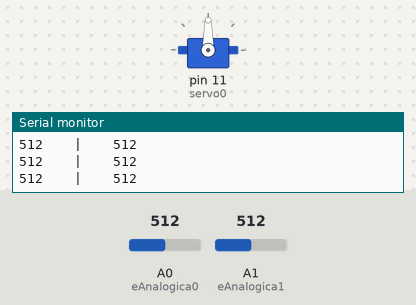
The sketch below on a simulated Arduino Uno, built with avr-gcc and run on an emulated ATmega328P. On the bench: servo, the last lines printed to the serial monitor. The inputs (shaded band) are chosen by the test bench; at power-on: A0 (eAnalogica0) = 512, A1 (eAnalogica1) = 512.

Above: at 1.2 s.
1.3 s: A0 (eAnalogica0) set to 0
At 2.1 s:
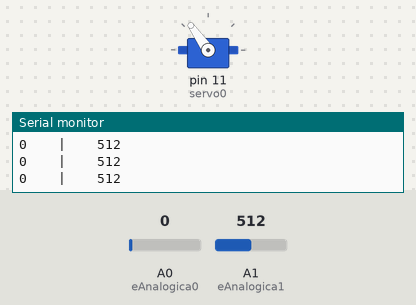
2.8 s: A0 (eAnalogica0) set to 716
At 3.3 s:
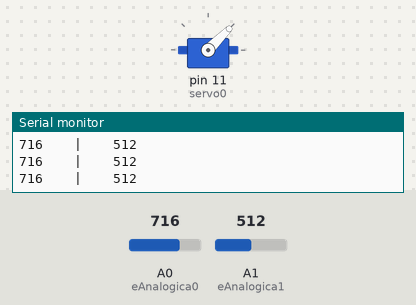
4.3 s: A0 (eAnalogica0) set to 511
At 5.7 s:
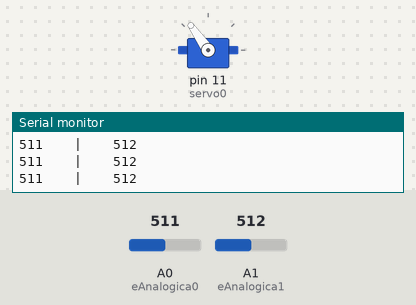
7.3 s: A0 (eAnalogica0) set to 900
At 8.5 s:
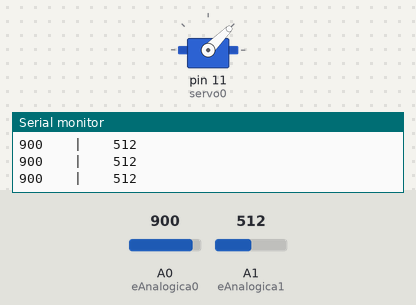
8.8 s: A1 (eAnalogica1) set to 1023
At 10.0 s:
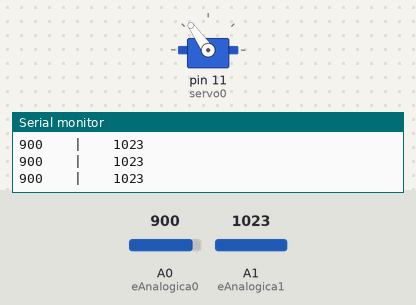
Timing chart, 0 to 11.8 s (numbered marks = the images above; inputs shaded):
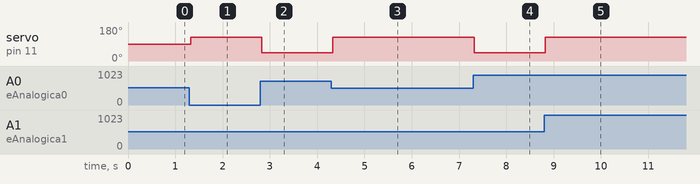

The sketch:

Seguidordeluz.ino
```cpp
#include <Servo.h>
Servo servo0;

const int eAnalogica0 = A0;
const int eAnalogica1 = A1;

int lectA0 = 0;
int lectA1 = 0;

void setup()
{
  Serial.begin(9600);
  servo0.attach(11);
}

void loop()
{
 lectA0 = analogRead(eAnalogica0);
 lectA1 = analogRead(eAnalogica1);

  Serial.print(lectA0);
  Serial.print("    |    ");
  Serial.println(lectA1);

  if(lectA0>lectA1){
    servo0.write(45);
  }
  else if(lectA1>lectA0){
    servo0.write(125);
  }
  else if(lectA0 == lectA1){
    servo0.write(90);
  }

}
```

Measured:
- after the input at 1.3 s, servo on pin 11 (servo0): 90° → 125° at once
- after the input at 2.8 s, servo on pin 11 (servo0): 125° → 45° at once
- after the input at 4.3 s, servo on pin 11 (servo0): 45° → 125° at once
- after the input at 7.3 s, servo on pin 11 (servo0): 125° → 45° at once
- after the input at 8.8 s, servo on pin 11 (servo0): 45° → 125° at once
